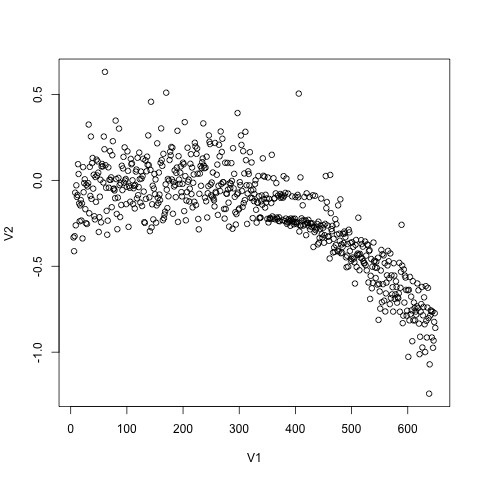

R code for this plot:

a <-read.csv("trial-final-19-20171229151208.csv", header = FALSE)
plot(a)
png("trial-final-19-20171229151208.csv.png")
plot(a)

